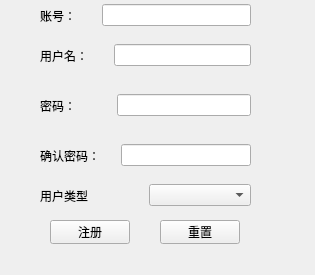
<?xml version="1.0" encoding="UTF-8"?>
<ui version="4.0">
 <class>Form</class>
 <widget class="QWidget" name="Form">
  <property name="geometry">
   <rect>
    <x>0</x>
    <y>0</y>
    <width>315</width>
    <height>275</height>
   </rect>
  </property>
  <property name="windowTitle">
   <string>Form</string>
  </property>
  <widget class="QWidget" name="layoutWidget">
   <property name="geometry">
    <rect>
     <x>40</x>
     <y>90</y>
     <width>211</width>
     <height>31</height>
    </rect>
   </property>
   <layout class="QHBoxLayout" name="horizontalLayout_2">
    <item>
     <widget class="QLabel" name="label_2">
      <property name="text">
       <string>密码：</string>
      </property>
     </widget>
    </item>
    <item>
     <spacer name="horizontalSpacer_2">
      <property name="orientation">
       <enum>Qt::Horizontal</enum>
      </property>
      <property name="sizeType">
       <enum>QSizePolicy::Fixed</enum>
      </property>
      <property name="sizeHint" stdset="0">
       <size>
        <width>35</width>
        <height>20</height>
       </size>
      </property>
     </spacer>
    </item>
    <item>
     <widget class="QLineEdit" name="lineEdit_2">
      <property name="echoMode">
       <enum>QLineEdit::Password</enum>
      </property>
     </widget>
    </item>
   </layout>
  </widget>
  <widget class="QWidget" name="layoutWidget_2">
   <property name="geometry">
    <rect>
     <x>40</x>
     <y>140</y>
     <width>211</width>
     <height>31</height>
    </rect>
   </property>
   <layout class="QHBoxLayout" name="horizontalLayout_3">
    <item>
     <widget class="QLabel" name="label_3">
      <property name="text">
       <string>确认密码：</string>
      </property>
     </widget>
    </item>
    <item>
     <spacer name="horizontalSpacer_3">
      <property name="orientation">
       <enum>Qt::Horizontal</enum>
      </property>
      <property name="sizeType">
       <enum>QSizePolicy::Fixed</enum>
      </property>
      <property name="sizeHint" stdset="0">
       <size>
        <width>15</width>
        <height>20</height>
       </size>
      </property>
     </spacer>
    </item>
    <item>
     <widget class="QLineEdit" name="lineEdit_3">
      <property name="echoMode">
       <enum>QLineEdit::Password</enum>
      </property>
     </widget>
    </item>
   </layout>
  </widget>
  <widget class="QPushButton" name="pushButton">
   <property name="geometry">
    <rect>
     <x>50</x>
     <y>220</y>
     <width>80</width>
     <height>24</height>
    </rect>
   </property>
   <property name="text">
    <string>注册</string>
   </property>
  </widget>
  <widget class="QPushButton" name="pushButton_2">
   <property name="geometry">
    <rect>
     <x>160</x>
     <y>220</y>
     <width>80</width>
     <height>24</height>
    </rect>
   </property>
   <property name="text">
    <string>重置</string>
   </property>
  </widget>
  <widget class="QWidget" name="layoutWidget">
   <property name="geometry">
    <rect>
     <x>40</x>
     <y>40</y>
     <width>211</width>
     <height>31</height>
    </rect>
   </property>
   <layout class="QHBoxLayout" name="horizontalLayout">
    <item>
     <widget class="QLabel" name="label">
      <property name="text">
       <string>用户名：</string>
      </property>
     </widget>
    </item>
    <item>
     <spacer name="horizontalSpacer">
      <property name="orientation">
       <enum>Qt::Horizontal</enum>
      </property>
      <property name="sizeType">
       <enum>QSizePolicy::Fixed</enum>
      </property>
      <property name="sizeHint" stdset="0">
       <size>
        <width>20</width>
        <height>20</height>
       </size>
      </property>
     </spacer>
    </item>
    <item>
     <widget class="QLineEdit" name="lineEdit">
      <property name="echoMode">
       <enum>QLineEdit::Normal</enum>
      </property>
     </widget>
    </item>
   </layout>
  </widget>
  <widget class="QWidget" name="layoutWidget">
   <property name="geometry">
    <rect>
     <x>40</x>
     <y>180</y>
     <width>211</width>
     <height>31</height>
    </rect>
   </property>
   <layout class="QHBoxLayout" name="horizontalLayout_4">
    <item>
     <widget class="QLabel" name="label_4">
      <property name="text">
       <string>用户类型</string>
      </property>
     </widget>
    </item>
    <item>
     <widget class="QComboBox" name="comboBox">
      <item>
       <property name="text">
        <string/>
       </property>
      </item>
      <item>
       <property name="text">
        <string>管理员</string>
       </property>
      </item>
      <item>
       <property name="text">
        <string>收银员</string>
       </property>
      </item>
      <item>
       <property name="text">
        <string>厨师</string>
       </property>
      </item>
     </widget>
    </item>
   </layout>
  </widget>
  <widget class="QWidget" name="layoutWidget_3">
   <property name="geometry">
    <rect>
     <x>40</x>
     <y>0</y>
     <width>211</width>
     <height>31</height>
    </rect>
   </property>
   <layout class="QHBoxLayout" name="horizontalLayout_5">
    <item>
     <widget class="QLabel" name="label_5">
      <property name="text">
       <string>账号：</string>
      </property>
     </widget>
    </item>
    <item>
     <spacer name="horizontalSpacer_4">
      <property name="orientation">
       <enum>Qt::Horizontal</enum>
      </property>
      <property name="sizeType">
       <enum>QSizePolicy::Fixed</enum>
      </property>
      <property name="sizeHint" stdset="0">
       <size>
        <width>20</width>
        <height>20</height>
       </size>
      </property>
     </spacer>
    </item>
    <item>
     <widget class="QLineEdit" name="lineEdit_4">
      <property name="echoMode">
       <enum>QLineEdit::Normal</enum>
      </property>
     </widget>
    </item>
   </layout>
  </widget>
 </widget>
 <resources/>
 <connections/>
</ui>
